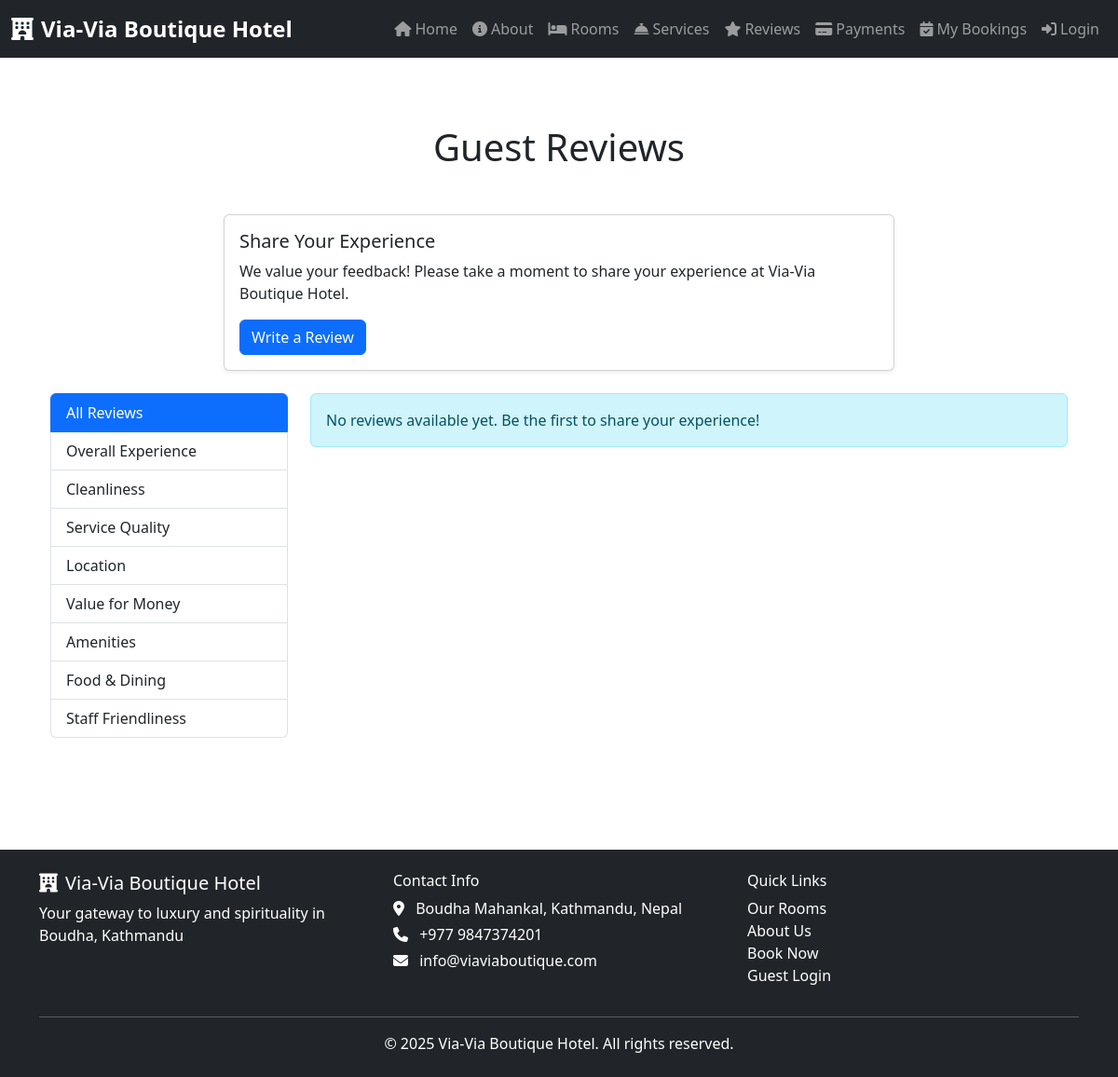
The page /reviews/ on the database as committed earlier.
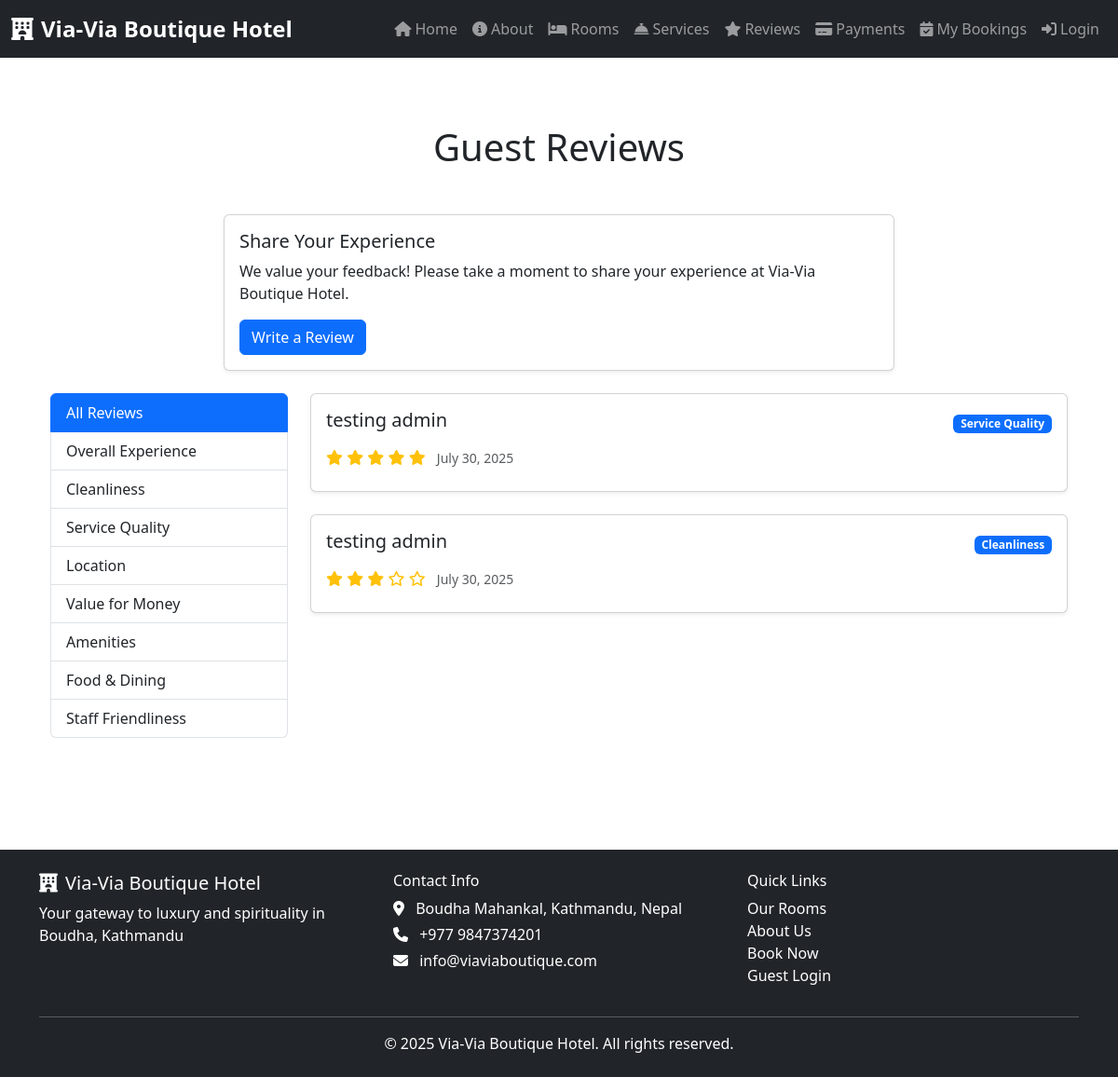
The same page on the database as committed later.
### reviews/models.py (models this page shows, shortened)
class Review(models.Model):
    RATING_CHOICES = [
        (1, '1 - Poor'),
        (2, '2 - Fair'),
        (3, '3 - Good'),
        (4, '4 - Very Good'),
        (5, '5 - Excellent'),
    ]
    CATEGORY_CHOICES = [
        ('overall', 'Overall Experience'),
        ('cleanliness', 'Cleanliness'),
        ('service', 'Service Quality'),
        ('location', 'Location'),
        ('value', 'Value for Money'),
        ('amenities', 'Amenities'),
        ('food', 'Food & Dining'),
        ('staff', 'Staff Friendliness'),
    ]
    user = models.ForeignKey(settings.AUTH_USER_MODEL,
                             on_delete=models.CASCADE, related_name='reviews')
    room = models.ForeignKey(
        Room, on_delete=models.CASCADE, related_name='reviews', null=True, blank=True)
    title = models.CharField(max_length=200)
    content = models.TextField()
    rating = models.IntegerField(choices=RATING_CHOICES, validators=[
                                 MinValueValidator(1), MaxValueValidator(5)])
    category = models.CharField(
        max_length=20, choices=CATEGORY_CHOICES, default='overall')
    stay_date = models.DateField(null=True, blank=True)
    is_verified_stay = models.BooleanField(default=False)
    is_helpful = models.PositiveIntegerField(default=0)
    is_reported = models.BooleanField(default=False)
    is_approved = models.BooleanField(default=True)
    is_featured = models.BooleanField(default=False)
    created_at = models.DateTimeField(auto_now_add=True)
    updated_at = models.DateTimeField(auto_now=True)
    class Meta:
        ordering = ['-created_at']
        unique_together = ['user', 'room', 'stay_date']

### users/models.py (models this page shows, shortened)
class CustomUser(AbstractUser):
    phone = models.CharField(max_length=15, blank=True, null=True)
    address = models.TextField(blank=True, null=True)
    role = models.CharField(
        max_length=20, choices=ROLE_CHOICES, default='customer')

### reviews/views.py (the view)
# urls.py: path('', views.reviews_list, name='reviews'),
def reviews_list(request):
    reviews = Review.objects.all().order_by('-created_at')
    return render(request, 'reviews/reviews.html', {'reviews': reviews})

### reviews/templates/reviews/reviews.html (shortened to what this page needs)
{% extends 'base.html' %}
{% block content %}
<div class="container py-5">
    <h1 class="text-center mb-5">Guest Reviews</h1>
    <div class="row mb-4">
        <div class="col-md-8 mx-auto">
            <div class="card shadow-sm">
                <div class="card-body">
                    <h5 class="card-title">Share Your Experience</h5>
                    <p class="card-text">We value your feedback! Please take a moment to share your experience at Via-Via Boutique Hotel.</p>
                    <a href="{% url 'add_review' %}" class="btn btn-primary">Write a Review</a>
                </div>
            </div>
        </div>
    </div>
    <div class="row">
        <div class="col-md-3 mb-4">
            <div class="list-group">
                <a href="#all" class="list-group-item list-group-item-action active">All Reviews</a>
                <a href="#overall" class="list-group-item list-group-item-action">Overall Experience</a>
                <a href="#cleanliness" class="list-group-item list-group-item-action">Cleanliness</a>
                <a href="#service" class="list-group-item list-group-item-action">Service Quality</a>
                <a href="#location" class="list-group-item list-group-item-action">Location</a>
                <a href="#value" class="list-group-item list-group-item-action">Value for Money</a>
                <a href="#amenities" class="list-group-item list-group-item-action">Amenities</a>
                <a href="#food" class="list-group-item list-group-item-action">Food & Dining</a>
                <a href="#staff" class="list-group-item list-group-item-action">Staff Friendliness</a>
            </div>
        </div>
        <div class="col-md-9">
            <div id="all">
                {% for review in reviews %}
                <div class="card mb-4 shadow-sm">
                    <div class="card-body">
                        <div class="d-flex justify-content-between align-items-center mb-2">
                            <h5 class="card-title">{{ review.user.get_full_name|default:review.user.username }}</h5>
                            <span class="badge bg-primary">{{ review.get_category_display }}</span>
                        </div>
                        <div class="mb-2">
                            {% for i in "12345"|make_list %}
                                {% if forloop.counter <= review.rating %}
                                <i class="fas fa-star text-warning"></i>
                                {% else %}
                                <i class="far fa-star text-warning"></i>
                                {% endif %}
                            {% endfor %}
                            <small class="text-muted ms-2">{{ review.created_at|date:"F d, Y" }}</small>
                        </div>
                    </div>
                </div>
                {% empty %}
                <div class="alert alert-info">No reviews available yet. Be the first to share your experience!</div>
                {% endfor %}
            </div>
        </div>
    </div>
</div>
{% endblock %}

Rows that differ between the two databases and show on the page:
added Review: user.get_full_name "testing admin", category "Service Quality", rating 5 (drawn), created_at "July 30, 2025"
added Review: user.get_full_name "testing admin", category "Cleanliness", rating 3 (drawn), created_at "July 30, 2025"
Other text that changed with them:
text no longer shown: "No reviews available yet. Be the first to share your experience!"
